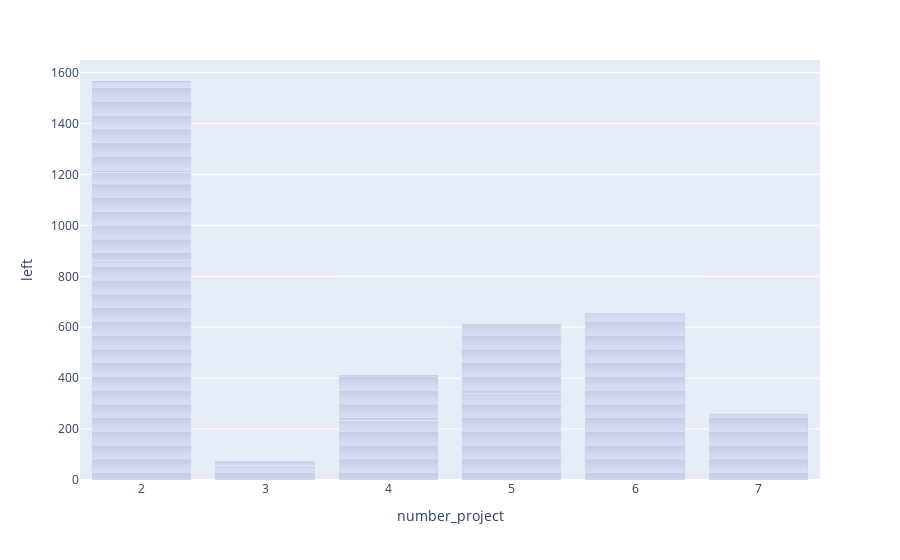

Notebook code cell kept with this figure:
### Code cell
#Make the color of the bars darker

fig.update_traces(marker_color='darkblue')

### Figure 1 — Plotly figure (JSON) as saved in the notebook; plotly's stock layout.template omitted (floating-point values rounded to 4 significant figures; data arrays with more than 128 entries replaced by an {"elided": "..."} marker saying what was removed)
{"data": [{"alignmentgroup": "True", "hovertemplate": "number_project=%{x}<br>left=%{y}<extra></extra>", "legendgroup": "", "marker": {"color": "darkblue", "pattern": {"shape": ""}}, "name": "", "offsetgroup": "", "orientation": "v", "showlegend": false, "textposition": "auto", "type": "bar", "x": {"elided": "14999 int values"}, "xaxis": "x", "y": {"elided": "14999 int values"}, "yaxis": "y"}], "layout": {"barmode": "relative", "legend": {"tracegroupgap": 0}, "margin": {"t": 60}, "xaxis": {"anchor": "y", "domain": [0, 1], "title": {"text": "number_project"}}, "yaxis": {"anchor": "x", "domain": [0, 1], "title": {"text": "left"}}}}
